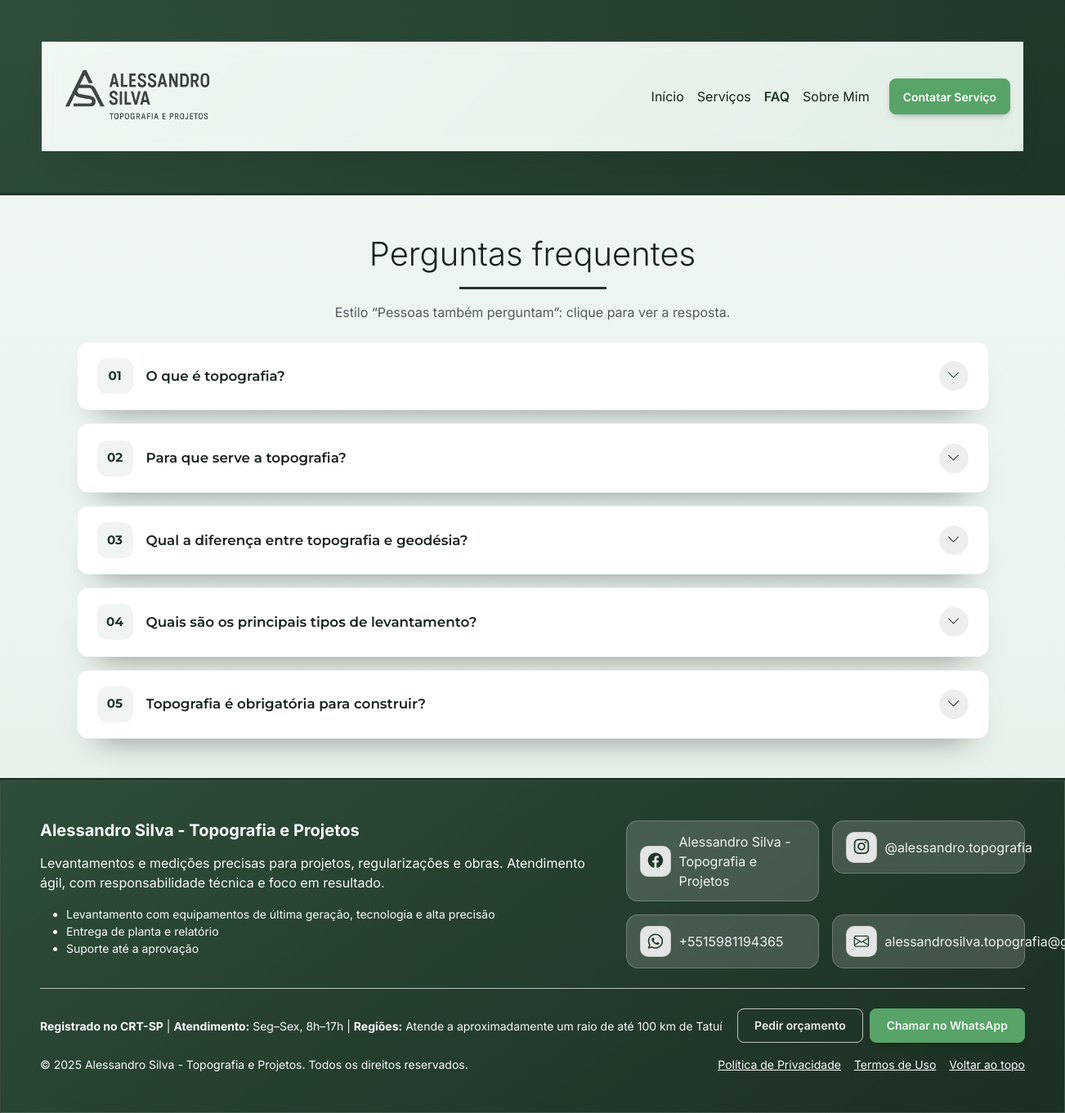
The app's page /faq.php with its own data.
### tables this page shows
CREATE TABLE faqs (
      id INTEGER PRIMARY KEY AUTOINCREMENT,
      pergunta TEXT NOT NULL,
      resposta TEXT NOT NULL,
      order_index INTEGER NOT NULL DEFAULT 0,
      active INTEGER NOT NULL DEFAULT 1,
      created_at TEXT NOT NULL DEFAULT (datetime('now'))
    );

### database/init_sqlite.php (called while the page is built, shortened)
<?php
function init_sqlite_schema(PDO $pdo): void {
  $pdo->exec("
    CREATE TABLE IF NOT EXISTS servicos (
      id INTEGER PRIMARY KEY AUTOINCREMENT,
      titulo TEXT NOT NULL,
      descricao TEXT NOT NULL,
      preco REAL NULL,
      order_index INTEGER NOT NULL DEFAULT 0,
      active INTEGER NOT NULL DEFAULT 1,
      created_at TEXT NOT NULL DEFAULT (datetime('now'))
    );
    CREATE TABLE IF NOT EXISTS faqs (
      id INTEGER PRIMARY KEY AUTOINCREMENT,
      pergunta TEXT NOT NULL,
      resposta TEXT NOT NULL,
      order_index INTEGER NOT NULL DEFAULT 0,
      active INTEGER NOT NULL DEFAULT 1,
      created_at TEXT NOT NULL DEFAULT (datetime('now'))
    );
    CREATE TABLE IF NOT EXISTS feedbacks (
      id INTEGER PRIMARY KEY AUTOINCREMENT,
      nome TEXT NOT NULL,
      email TEXT NULL,
      mensagem TEXT NULL,
      active INTEGER NOT NULL DEFAULT 1,
      created_at TEXT NOT NULL DEFAULT (datetime('now'))
    );
    CREATE TABLE IF NOT EXISTS contacts (
      id INTEGER PRIMARY KEY AUTOINCREMENT,
      first_name TEXT NOT NULL,
      last_name  TEXT NOT NULL,
      phone      TEXT NOT NULL,
      email      TEXT NOT NULL,
      message    TEXT NOT NULL,
      source     TEXT NULL,
      status     TEXT NOT NULL DEFAULT 'new',
      created_at TEXT NOT NULL DEFAULT (datetime('now'))
    );
    CREATE TABLE IF NOT EXISTS settings (
      key TEXT PRIMARY KEY,
      value TEXT
    );
    CREATE TABLE IF NOT EXISTS users (
      id INTEGER PRIMARY KEY AUTOINCREMENT,
      username TEXT NOT NULL UNIQUE,
      password_hash TEXT NOT NULL,
      created_at TEXT NOT NULL DEFAULT (datetime('now'))
    );
    CREATE INDEX IF NOT EXISTS idx_contacts_created_at ON contacts (created_at);
  ");
  $hasServ = (int)$pdo->query("SELECT COUNT(*) FROM servicos")->fetchColumn();
  $hasFaq  = (int)$pdo->query("SELECT COUNT(*) FROM faqs")->fetchColumn();
  $hasSet  = (int)$pdo->query("SELECT COUNT(*) FROM settings")->fetchColumn();
  $hasUser = (int)$pdo->query("SELECT COUNT(*) FROM users")->fetchColumn();
}

### public/admin/config.php (called while the page is built, shortened)
<?php
require_once __DIR__ . '/../../database/init_sqlite.php';
if (!function_exists('esc')) {
  function esc(string $value): string {
    return htmlspecialchars($value, ENT_QUOTES, 'UTF-8');
  }
}
if (!function_exists('wa_link')) {
  function wa_link(string $number, string $message): string {
    $digits = preg_replace('/\D+/', '', $number);
    $encoded = rawurlencode($message);
    return 'https://api.whatsapp.com/send?phone=' . $digits . '&text=' . $encoded;
  }
}
if (!function_exists('app_env')) {
  function app_env(string $key, ?string $default = null): ?string {
    $value = getenv($key);
    return $value === false ? $default : $value;
  }
}
if (!function_exists('db')) {
  function db(): PDO {
    static $pdo = null;
    if ($pdo instanceof PDO) {
      return $pdo;
    }
  $sqlitePath = app_env('SQLITE_PATH');
    if (!$sqlitePath) {
      $sqlitePath = realpath(__DIR__ . '/../../database') ?: (__DIR__ . '/../../database');
      $sqlitePath .= DIRECTORY_SEPARATOR . 'site.sqlite';
    }
    $pdo = new PDO('sqlite:' . $sqlitePath, null, null, [
      PDO::ATTR_ERRMODE => PDO::ERRMODE_EXCEPTION,
      PDO::ATTR_DEFAULT_FETCH_MODE => PDO::FETCH_ASSOC,
      PDO::ATTR_EMULATE_PREPARES => false,
    ]);
    init_sqlite_schema($pdo);
    return $pdo;
  }
}
if (!function_exists('setting')) {
  function setting(string $key, string $default = ''): string {
    static $cache = null;
    if ($cache === null) {
      $cache = [];
      try {
        $stmt = db()->query('SELECT key, value FROM settings');
        foreach ($stmt as $row) {
          $cache[$row['key']] = (string) $row['value'];
        }
      } catch (Throwable $e) {
      }
    }
    return $cache[$key] ?? $default;
  }
}

### public/faq.php (the view, shortened to what this page needs)
<?php
require __DIR__ . '/admin/config.php';
$faqs = [];
try {
  $stmt = db()->query('SELECT pergunta, resposta FROM faqs WHERE active = 1 ORDER BY order_index ASC, id DESC');
  $faqs = $stmt->fetchAll();
} catch (Throwable $e) {
  $faqs = [];
}
?>
<!doctype html>
<html lang="pt-br">
<head>
  <link href="https://cdn.jsdelivr.net/npm/bootstrap@5.3.3/dist/css/bootstrap.min.css" rel="stylesheet">
  <link href="https://cdn.jsdelivr.net/npm/bootstrap-icons@1.11.3/font/bootstrap-icons.min.css" rel="stylesheet">
  <link href="./css/styles.css?v=20251006" rel="stylesheet">
</head>
<body class="faq-page">
<?php require __DIR__ . '/partials/navbar.php'; ?>
<main class="page-content faq-page">
  <div class="container py-5">
    <div class="text-center mb-4">
      <h1 class="display-6 section-title mb-3">Perguntas frequentes</h1>
      <hr class="section-divider mx-auto" style="max-width: 180px;">
      <p class="text-muted mb-0">Estilo “Pessoas também perguntam”: clique para ver a resposta.</p>
    </div>
    <div id="faqPpa" class="faq-ppa">
      <?php if (!$faqs): ?>
        <div class="p-4 text-center text-muted">Estamos preparando as perguntas frequentes. Volte em breve.</div>
      <?php else: ?>
        <?php foreach ($faqs as $index => $faq):
          $collapseId = 'faq-item-' . ($index + 1);
          $faqNumber = sprintf('%02d', $index + 1);
        ?>
          <div class="faq-qa">
            <button class="faq-q collapsed" type="button" data-bs-toggle="collapse" data-bs-target="#<?php echo esc($collapseId); ?>" aria-expanded="false" aria-controls="<?php echo esc($collapseId); ?>">
              <span class="faq-label">
                <span class="faq-number"><?php echo esc($faqNumber); ?></span>
                <span class="q-text"><?php echo esc((string) $faq['pergunta']); ?></span>
              </span>
              <span class="chev" aria-hidden="true"><i class="bi bi-chevron-down chev-icon"></i></span>
            </button>
          </div>
        <?php endforeach; ?>
      <?php endif; ?>
    </div>
  </div>
</main>
<?php require __DIR__ . '/partials/footer.php'; ?>
</body>
</html>

### public/partials/navbar.php (shortened to what this page needs)
<?php
$current = basename($_SERVER['PHP_SELF']);
function active($file) {
    global $current;
    return $current === $file ? ' active' : '';
}
?>
<header class="site-header">
    <nav class="navbar navbar-expand-lg navbar-light site-nav px-3 py-2">
        <a class="navbar-brand d-flex align-items-center" href="/index.php">
            <img src="/img/header-logo.png" alt="Logomarca" style="height:110px;width:auto;">
        </a>
        <div class="collapse navbar-collapse justify-content-end" id="mainNav">
            <ul class="navbar-nav align-items-lg-center">
                <li class="nav-item">
                    <a class="nav-link<?php echo active('index.php'); ?>" href="/index.php">Início</a>
                </li>
                <li class="nav-item">
                    <a class="nav-link<?php echo active('servicos.php'); ?>" href="/servicos.php">Serviços</a>
                </li>
                <li class="nav-item">
                    <a class="nav-link<?php echo active('faq.php'); ?>" href="/faq.php">FAQ</a>
                </li>
                <li class="nav-item">
                    <a class="nav-link<?php echo active('sobre.php'); ?>" href="/sobre.php">Sobre Mim</a>
                </li>
                <li class="nav-item ms-lg-3">
                    <a class="btn btn-frame btn-sm fw-semibold px-3" href="/contato.php">Contatar Serviço</a>
                </li>
            </ul>
        </div>
    </nav>
</header>
<?php if ($current !== 'index.php'): ?>
  <div class="header-divider"></div>
<?php endif; ?>

### public/partials/footer.php (shortened to what this page needs)
<?php
$company      = setting('company_name', 'Topografia');
$waNumber     = setting('whatsapp_number', '+5515981194365');
$waMsg        = setting('cta_whatsapp_message', 'Olá, vim pelo site e gostaria de um orçamento');
$email        = setting('email', 'alfatopst@gmail.com');
$instaUrl     = setting('instagram_url', 'https://instagram.com/alessandro.topografia');
$instaHandle  = setting('instagram_handle', '@alessandro.topografia');
$fbUrl        = setting('facebook_url', 'https://www.facebook.com/share/1BFWR7WdN3/');
$regions      = setting('regions_text', 'Sorocaba e região');
$hours        = setting('hours_text', 'Seg–Sex, 8h–17h');
$waHref = wa_link($waNumber, $waMsg);
?>
<link href="https://cdn.jsdelivr.net/npm/bootstrap-icons@1.11.3/font/bootstrap-icons.min.css" rel="stylesheet">
<footer class="site-footer" role="contentinfo">
  <div class="footer-divider"></div>
  <div class="footer-box footer-full p-4 p-md-5">
    <div class="row g-4 align-items-start">
      <div class="col-lg-7">
        <h2 class="h5 fw-bold mb-3 text-light"><?php echo esc($company); ?></h2>
        <p class="mb-3 text-light">
          Levantamentos e medições precisas para projetos, regularizações e obras.
          Atendimento ágil, com responsabilidade técnica e foco em resultado.
        </p>
        <ul class="mb-0 small text-light">
          <li>Levantamento com equipamentos de última geração, tecnologia e alta precisão</li>
          <li>Entrega de planta e relatório</li>
          <li>Suporte até a aprovação</li>
        </ul>
      </div>
      <div class="col-lg-5">
        <div class="row g-3">
          <div class="col-6">
            <a class="contact-pill" href="<?php echo esc($fbUrl); ?>" target="_blank" rel="noopener" aria-label="Abrir Facebook">
              <span class="icon" aria-hidden="true"><i class="bi bi-facebook"></i></span>
              <span>Alessandro Silva - Topografia e Projetos</span>
            </a>
          </div>
          <div class="col-6">
            <a class="contact-pill" href="<?php echo esc($instaUrl); ?>" target="_blank" rel="noopener" aria-label="Abrir Instagram">
              <span class="icon" aria-hidden="true"><i class="bi bi-instagram"></i></span>
              <span><?php echo esc($instaHandle); ?></span>
            </a>
          </div>
          <div class="col-6">
            <a class="contact-pill" href="<?php echo esc($waHref); ?>" target="_blank" rel="noopener" aria-label="Abrir WhatsApp">
              <span class="icon" aria-hidden="true"><i class="bi bi-whatsapp"></i></span>
              <span><?php echo esc($waNumber); ?></span>
            </a>
          </div>
          <div class="col-6">
            <a class="contact-pill" href="mailto:<?php echo esc($email); ?>?subject=<?php echo rawurlencode('Orçamento Topografia'); ?>" aria-label="Enviar e-mail">
              <span class="icon" aria-hidden="true"><i class="bi bi-envelope"></i></span>
              <span><?php echo esc($email); ?></span>
            </a>
          </div>
        </div>
      </div>
    </div>
    <hr class="my-4 opacity-75">
    <div class="d-flex flex-column flex-md-row gap-2 justify-content-between align-items-start align-items-md-center">
      <div class="small text-light">
        <strong>Registrado no CRT-SP</strong>
        | <strong>Atendimento:</strong> <?php echo esc($hours); ?>
        | <strong>Regiões:</strong> <?php echo esc($regions); ?>
      </div>
      <div class="d-flex gap-2">
  <a class="btn btn-outline-light btn-sm footer-cta" href="/contato.php">Pedir orçamento</a>
  <a class="btn btn-frame btn-sm footer-cta" href="<?php echo esc($waHref); ?>" target="_blank" rel="noopener">Chamar no WhatsApp</a>
      </div>
    </div>
    <div class="d-flex flex-column flex-md-row justify-content-between align-items-start align-items-md-center mt-3 small text-light">
      <span>© <span id="year"></span> <?php echo esc($company); ?>. Todos os direitos reservados.</span>
      <div class="d-flex gap-3">
        <a href="/politica-privacidade.php" class="link-light text-decoration-underline">Política de Privacidade</a>
        <a href="/termos.php" class="link-light text-decoration-underline">Termos de Uso</a>
        <a href="#" class="link-light text-decoration-underline" onclick="window.scrollTo({top:0,behavior:'smooth'})">Voltar ao topo</a>
      </div>
    </div>
  </div>
</footer>

### records on screen
faqs: faqNumber "01", pergunta "O que é topografia?"
faqs: faqNumber "02", pergunta "Para que serve a topografia?"
faqs: faqNumber "03", pergunta "Qual a diferença entre topografia e geodésia?"
faqs: faqNumber "04", pergunta "Quais são os principais tipos de levantamento?"
faqs: faqNumber "05", pergunta "Topografia é obrigatória para construir?"

### other values on screen
$company "Alessandro Silva - Topografia e Projetos"
$instaHandle "@alessandro.topografia"
$waNumber "+5515981194365"
$hours "Seg–Sex, 8h–17h"
$regions "Atende a aproximadamente um raio de até 100 km de Tatuí"
